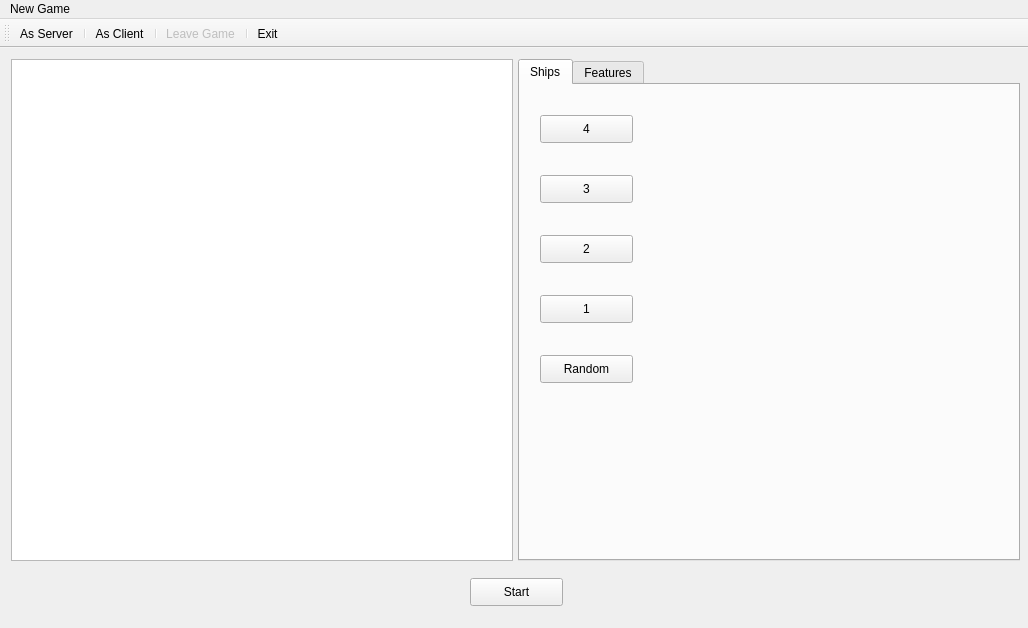
<?xml version="1.0" encoding="UTF-8"?>
<ui version="4.0">
 <class>MainWindow</class>
 <widget class="QMainWindow" name="MainWindow">
  <property name="geometry">
   <rect>
    <x>0</x>
    <y>0</y>
    <width>1028</width>
    <height>628</height>
   </rect>
  </property>
  <property name="windowTitle">
   <string>BattleShip</string>
  </property>
  <widget class="QWidget" name="centralWidget">
   <widget class="QGraphicsView" name="graphicsView">
    <property name="enabled">
     <bool>true</bool>
    </property>
    <property name="geometry">
     <rect>
      <x>11</x>
      <y>11</y>
      <width>502</width>
      <height>502</height>
     </rect>
    </property>
    <property name="sizePolicy">
     <sizepolicy hsizetype="Preferred" vsizetype="Preferred">
      <horstretch>0</horstretch>
      <verstretch>0</verstretch>
     </sizepolicy>
    </property>
   </widget>
   <widget class="QTabWidget" name="tabWidget">
    <property name="enabled">
     <bool>true</bool>
    </property>
    <property name="geometry">
     <rect>
      <x>518</x>
      <y>11</y>
      <width>502</width>
      <height>502</height>
     </rect>
    </property>
    <property name="sizePolicy">
     <sizepolicy hsizetype="Preferred" vsizetype="Preferred">
      <horstretch>0</horstretch>
      <verstretch>0</verstretch>
     </sizepolicy>
    </property>
    <property name="currentIndex">
     <number>0</number>
    </property>
    <widget class="QWidget" name="tab">
     <attribute name="title">
      <string>Ships</string>
     </attribute>
     <widget class="QPushButton" name="pushButton">
      <property name="geometry">
       <rect>
        <x>20</x>
        <y>30</y>
        <width>93</width>
        <height>28</height>
       </rect>
      </property>
      <property name="text">
       <string>4</string>
      </property>
     </widget>
     <widget class="QPushButton" name="pushButton_2">
      <property name="geometry">
       <rect>
        <x>20</x>
        <y>90</y>
        <width>93</width>
        <height>28</height>
       </rect>
      </property>
      <property name="text">
       <string>3</string>
      </property>
     </widget>
     <widget class="QPushButton" name="pushButton_3">
      <property name="geometry">
       <rect>
        <x>20</x>
        <y>150</y>
        <width>93</width>
        <height>28</height>
       </rect>
      </property>
      <property name="text">
       <string>2</string>
      </property>
     </widget>
     <widget class="QPushButton" name="pushButton_4">
      <property name="geometry">
       <rect>
        <x>20</x>
        <y>210</y>
        <width>93</width>
        <height>28</height>
       </rect>
      </property>
      <property name="text">
       <string>1</string>
      </property>
     </widget>
     <widget class="QPushButton" name="pushButton_9">
      <property name="geometry">
       <rect>
        <x>20</x>
        <y>270</y>
        <width>93</width>
        <height>28</height>
       </rect>
      </property>
      <property name="text">
       <string>Random</string>
      </property>
     </widget>
    </widget>
    <widget class="QWidget" name="tab_2">
     <attribute name="title">
      <string>Features</string>
     </attribute>
     <widget class="QPushButton" name="pushButton_6">
      <property name="geometry">
       <rect>
        <x>20</x>
        <y>30</y>
        <width>93</width>
        <height>28</height>
       </rect>
      </property>
      <property name="text">
       <string>Plane</string>
      </property>
     </widget>
     <widget class="QPushButton" name="pushButton_7">
      <property name="geometry">
       <rect>
        <x>20</x>
        <y>90</y>
        <width>93</width>
        <height>28</height>
       </rect>
      </property>
      <property name="text">
       <string>Rocket</string>
      </property>
     </widget>
     <widget class="QPushButton" name="pushButton_8">
      <property name="geometry">
       <rect>
        <x>20</x>
        <y>150</y>
        <width>93</width>
        <height>28</height>
       </rect>
      </property>
      <property name="text">
       <string>Bomb</string>
      </property>
     </widget>
    </widget>
   </widget>
   <widget class="QPushButton" name="pushButton_5">
    <property name="geometry">
     <rect>
      <x>470</x>
      <y>530</y>
      <width>93</width>
      <height>28</height>
     </rect>
    </property>
    <property name="sizePolicy">
     <sizepolicy hsizetype="Minimum" vsizetype="Fixed">
      <horstretch>0</horstretch>
      <verstretch>0</verstretch>
     </sizepolicy>
    </property>
    <property name="text">
     <string>Start</string>
    </property>
   </widget>
  </widget>
  <widget class="QMenuBar" name="menuBar">
   <property name="geometry">
    <rect>
     <x>0</x>
     <y>0</y>
     <width>1028</width>
     <height>26</height>
    </rect>
   </property>
   <widget class="QMenu" name="menuNew_Game">
    <property name="title">
     <string>New Game</string>
    </property>
    <addaction name="actionAs_Server"/>
    <addaction name="actionAs_Client"/>
    <addaction name="actionLeave_Game"/>
    <addaction name="actionExit"/>
   </widget>
   <addaction name="menuNew_Game"/>
  </widget>
  <widget class="QToolBar" name="mainToolBar">
   <attribute name="toolBarArea">
    <enum>TopToolBarArea</enum>
   </attribute>
   <attribute name="toolBarBreak">
    <bool>false</bool>
   </attribute>
   <addaction name="actionAs_Server"/>
   <addaction name="separator"/>
   <addaction name="actionAs_Client"/>
   <addaction name="separator"/>
   <addaction name="actionLeave_Game"/>
   <addaction name="separator"/>
   <addaction name="actionExit"/>
  </widget>
  <action name="actionAs_Server">
   <property name="text">
    <string>As Server</string>
   </property>
  </action>
  <action name="actionAs_Client">
   <property name="text">
    <string>As Client</string>
   </property>
  </action>
  <action name="actionLeave_Game">
   <property name="enabled">
    <bool>false</bool>
   </property>
   <property name="text">
    <string>Leave Game</string>
   </property>
  </action>
  <action name="actionExit">
   <property name="text">
    <string>Exit</string>
   </property>
  </action>
 </widget>
 <layoutdefault spacing="6" margin="11"/>
 <resources/>
 <connections/>
</ui>
